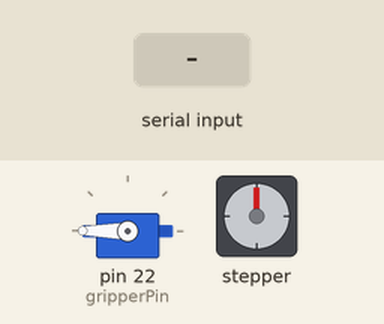
This sketch was run on a simulated Arduino Mega 2560, built with avr-gcc and run on an emulated ATmega2560. On the bench: servo, stepper motor. The inputs (shaded band) are chosen by the test bench. Stepper angles assume 200 steps per turn; what the sketch prints to the serial monitor is not drawn.

Above: at 1.2 s.
1.3 s: "90,45,200\n" received over Serial
2.8 s: "1,90,45\n" received over Serial
Timing chart, 0 to 5.8 s (numbered marks = the images above; inputs shaded):
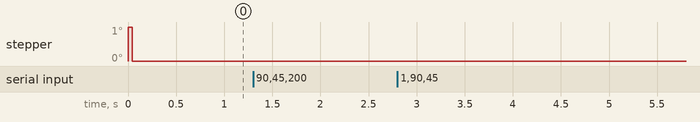

Measured:
- after the input at 1.3 s, every drawn part: stays the same
- after the input at 2.8 s, every drawn part: stays the same

The sketch:

Robot_Arm_Gripper.ino
```cpp
#include "Gripper.h"
#include "Joint.h"

// motor variables
const int dirPin_1 = 29;
const int stepPin_1 = 28;

const int dirPin_2 = 41;
const int stepPin_2 = 40;

const int dirPin_3 = 35;
const int stepPin_3 = 34;

#define motorInterfaceType 1

const int powerPin = 53;

// gripper variables
const int feedbackPin = A0;
const int gripperPin = 22;

// object initiation
Gripper gripper(gripperPin, feedbackPin);
Joint joint1(motorInterfaceType, stepPin_1, dirPin_1);
Joint joint2(motorInterfaceType, stepPin_2, dirPin_2);
Joint joint3(motorInterfaceType, stepPin_3, dirPin_3);

void setup() {

    // serial communication
    Serial.begin(115200);

    // turn on power
    pinMode(powerPin, OUTPUT);
    digitalWrite(powerPin, HIGH);

    // turn on motors
    joint1.setup();
    joint1.setSpeed(1000);
    // joint2.setup();
    // joint2.setSpeed(1000);
    // joint3.setup();
    // joint3.setSpeed(1000);

    // turn on gripper
    gripper.setup();
}

// initial desired position
int j1_desiredPos = 0;
int j2_desiredPos = 0;
int j3_desiredPos = 0;
int gripper_desiredPos = 180;

void loop() {

    // send serial command in the format 180, 180, 180, 180
    if (Serial.available() > 0) {

      String receivedData = Serial.readStringUntil('\n');

      int values[4];
      int index = 0;
      char *ptr = strtok(const_cast<char *>(receivedData.c_str()), ",");

      while (ptr != nullptr && index < 4) {
        values[index] = atoi(ptr);
        index++;
        ptr = strtok(nullptr, ",");
      }

      for (int i = 0; i < 4; i++){

        if (i < 3){
          if (values[i] >= -90 && values[i] <= 90){}
          else{
            Serial.println("Warning: joints values should be from -90 to 90");
            break;
          }
        }

        if (i == 3){
          if (values[3] >= 0 && values[3] <= 180){

            j1_desiredPos = float(values[0] / 180.0) * 10000;
            j2_desiredPos = float(values[1] / 180.0) * 10000;
            j3_desiredPos = float(values[2] / 180.0) * 10000;
            gripper_desiredPos = values[3];

            gripper.moveTo(90);

            Serial.print("Joint1: ");
            Serial.print(j1_desiredPos);
            Serial.print("  Joint2: ");
            Serial.print(j2_desiredPos);
            Serial.print("  Joint3: ");
            Serial.print(j3_desiredPos);
            Serial.print("  Gripper: ");
            Serial.println(gripper_desiredPos);
          }
          else{
            Serial.println("Warning: gripper values should be from 0 to 180");
            break;
          }
        }
      }
    }

    // int pos = gripper.readPos();
    // Serial.print("Analog Reading: ");
    // Serial.println(pos);

    // motor the gripper and joints
    joint1.moveTo(j1_desiredPos);
    // joint2.moveTo(j2_desiredPos);
    // joint3.moveTo(j3_desiredPos);

    if (joint1.noDistToGo() && joint2.noDistToGo() && joint3.noDistToGo()){
      gripper.moveTo(180);
    }
}
```

Gripper.cpp
```cpp
#include "Gripper.h"
#include "Arduino.h"

Gripper::Gripper(int gripperPin, int feedbackPin) : gripperPin(gripperPin), feedbackPin(feedbackPin) {}

void Gripper::setup(){
    servo.attach(gripperPin);
}

void Gripper::moveTo(int desiredPos) {
    servo.write(desiredPos);
}

int Gripper::readPos(){
    int pos = analogRead(feedbackPin);
    return pos;
}
```

Gripper.h
```cpp
#ifndef GRIPPER_H
#define GRIPPER_H

#include <Servo.h>

class Gripper {
public:
    Gripper(int gripperPin, int feedbackPin);
    void setup();
    void moveTo(int desiredPos);
    int readPos();

private:
    Servo servo;
    int gripperPin;
    int feedbackPin;
};

#endif
```

Joint.cpp
```cpp
#include "Joint.h"

Joint::Joint(int motorInterfaceType, int stepPin, int dirPin) : stepper(motorInterfaceType, stepPin, dirPin) {}

void Joint::setup() {
    stepper.setMaxSpeed(2000);
    stepper.setAcceleration(500);
}

void Joint::setSpeed(int desiredSpeed){
    stepper.setSpeed(desiredSpeed);
}

void Joint::move(int desiredSteps) {
    if (stepper.distanceToGo() == 0) {
        stepper.move(desiredSteps);
    }
    stepper.run();
}

void Joint::moveTo(int desiredPos) {
    if (stepper.distanceToGo() == 0) {
        stepper.moveTo(desiredPos);
    }
    stepper.run();
}

void Joint::moveToSerial() {
    if (stepper.distanceToGo() == 0) {
        if (Serial.available()) {
            int desiredPos = Serial.parseInt();
            stepper.moveTo(desiredPos);
        }
    }
    stepper.run();
}

bool Joint::noDistToGo(){

    bool noDist = stepper.distanceToGo() == 0;
    return noDist;
}
```

Joint.h
```cpp
#ifndef JOINT_H
#define JOINT_H

#include <AccelStepper.h>

class Joint {
public:
    Joint(int motorInterfaceType, int stepPin, int dirPin);
    void setup();
    void setSpeed(int desiredSpeed);
    void move(int desiredSteps);
    void moveTo(int desiredPos);
    void moveToSerial();
    bool noDistToGo();

private:
    AccelStepper stepper;
};

#endif
```
